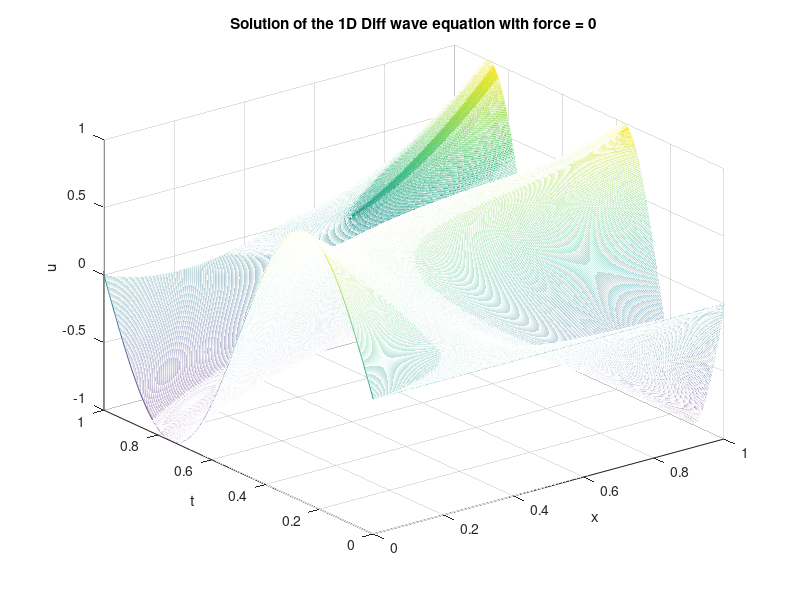
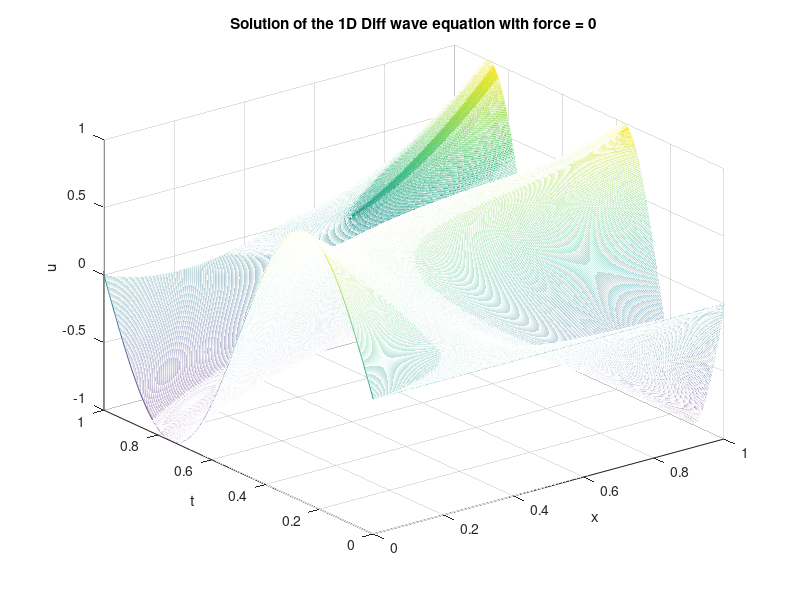
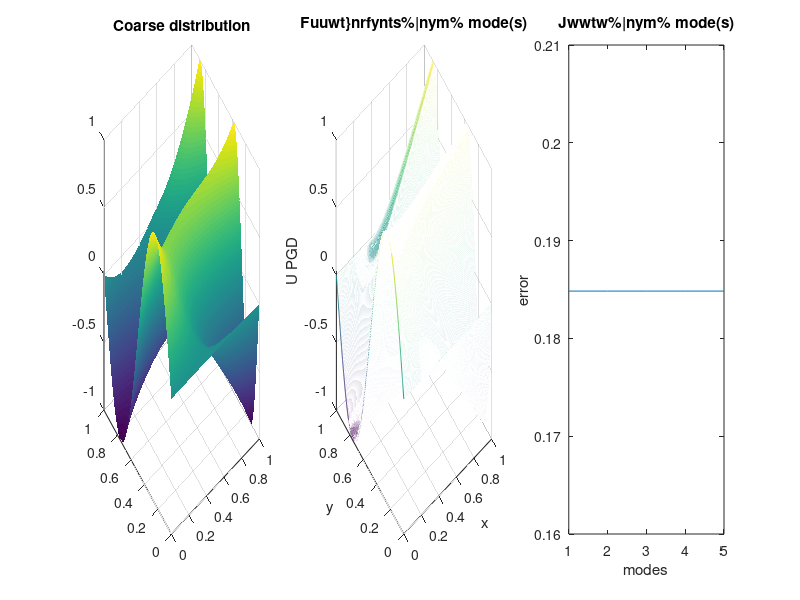
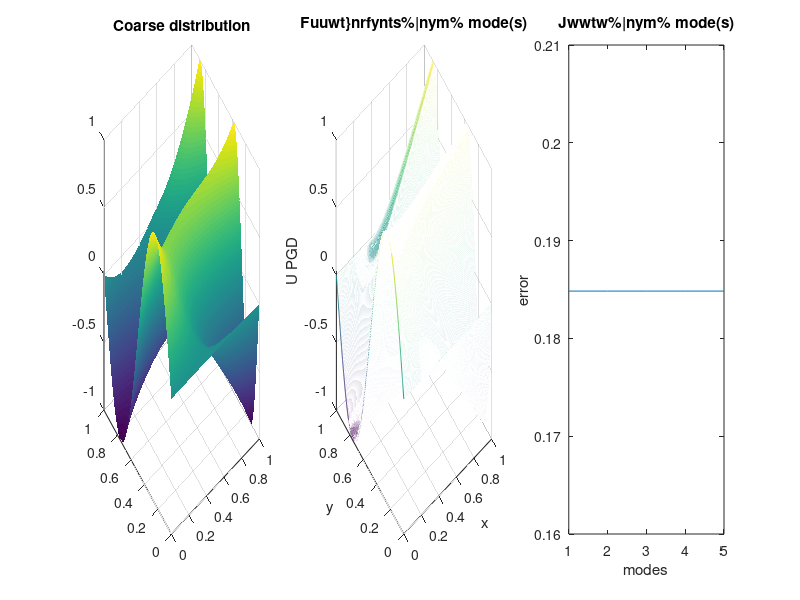

These charts were generated, in order, by the following MATLAB code:
clear; close all; clc;

%% Global parameters
E = 1;
S = 1;
if_force = 0;
alpha = 1;

%% Grid definition

L = 1.0; % length of the domain
T = 1.0; % final time
nx = 1000; % number of grid points
nt = 1000; % number of time steps

lx0 = 0.0; % left boundary
lt0 = 0.0; % initial time
xf  = linspace(0,T,nx);    % fine discretisation
xc  = linspace(0,T,nx/10); % coarse discretisation
tf  = linspace(0,T,nt);     % fine discretisation
tc  = linspace(0,T,nt/10);

dx = L/(nx-1); % grid spacing
dt = T/(nt-1); % time step

Ix = sparse(nx, nx);
It = sparse(nt, nt);

%%%%%%%%%%%%%%%%%%%%%%%%%%%%%%%%%%%%%%%%%%%%%%%%%%%%%%%%%%%%%%
%% Time steps
lx = lx0:dx:L; % grid points
lt = lt0:dt:T; % time points

%% Matrix initialization
f = sparse(nx, nt); % force matrix 
K = sparse(nx, nx); % stiffness matrix
u = sparse(nx, nt); % solution matrix

%% discrete initial condition
ud0d = sin(2*pi*lt)/T; % initial condition
udLd = -sin(4*pi*lt)/T; % boundary condition

%% discrete force
if if_force==1
    f = (1e3 * (sin(3*pi*lt)/T)' * (sin(5*pi*lx)/L))';
    [mesh_x_f,mesh_t_f] = meshgrid(tf,xf);
    [mesh_x_g,mesh_t_g] = meshgrid(tc,xc);
    %fg = 100*rand(nt/10,nx/10);
    %f = interp2(mesh_x_g,mesh_t_g,fg,mesh_x_f,mesh_t_f,'spline');
end
%%%%%%%%%%%%%%%%%%%%%%%%%%%%%%%%%%%%%%%%%%%%%%%%%%%%%%%%%%%%%%

%% Constructing the Identities for Assembly

mx = dx/6*[2 1; 1 2];
mt = dt/6*[2 1; 1 2];

for i = 1:nx-1
    Ix(i:i+1, i:i+1) = Ix(i:i+1, i:i+1) + mx;
end
for i = 1:nt-1
    It(i:i+1, i:i+1) = It(i:i+1, i:i+1) + mt;
end

%%%%%%%%%%%%%%%%%%%%%%%%%%%%%%%%%%%%%%%%%%%%%%%%%%%%%%%%%%%%%%
%% Assembly of F, K and P

M = alpha*Ix;

F = Ix * f;
ke = 1/dx*[1 -1; -1 1];

for i = 1:nx-1
    K(i:i+1, i:i+1) = K(i:i+1, i:i+1) + ke;
end

P = K + M/dt;

%%%%%%%%%%%%%%%%%%%%%%%%%%%%%%%%%%%%%%%%%%%%%%%%%%%%%%%%%%%%%%
%% Refactoring the solution matrix
u(1, :) = ud0d;
u(end, :) = udLd;
dof_b = [1, nx];
dof_u = setdiff(1:nx, dof_b);
Puu = P(dof_u, dof_u);
Pub = P(dof_u, dof_b);
Pbu = P(dof_b, dof_u);
Pbb = P(dof_b, dof_b);
Muu = M(dof_u, dof_u);


Fu = F(dof_u, :);
for i=2:nt
    u(dof_u, i) = Puu\(Fu(:, i) + Muu *u(dof_u, i-1)/dt - Pub*u(dof_b, i));
end


figure
[lx_mesh, lt_mesh] = meshgrid(lx, lt);
mesh(lx_mesh, lt_mesh, u');
xlabel('x')
ylabel('t')
zlabel('u')
title(['Solution of the 1D Diff wave equation with force = ', num2str(if_force)]);
saveas(gcf, strcat('../Final Report/assets/TP2_ref_Dif_solution_', num2str(if_force), '.png'));
saveas(gcf, strcat('assets/TP2_ref_Dif_solution_', num2str(if_force), '.png'));

%%%%%%%%%%%%%%%%%%%%%%%%%%%%%%%%%%%%%%%%%%%%%%%%%%%%%%%%%%%%%%
% Plot collectively
figure()
subplot(1,3,1)
surf(lx_mesh,lt_mesh,u')
title("Coarse distribution")
shading interp

%%%%%%%%%%%%%%%%%%%%%%%%%%%%%%%%%%%%%%%%%%%%%%%%%%%%%%%%%%%%%%
%% Reduction of the model PGD

ucl = (1-lx/L)'*ud0d + (lx/L)'*udLd;
G = F - K*ucl;

lambda = lt;
iter = 0;
W = zeros(nx, nt) + ucl;
nb_modes = 5;
error = zeros(1, nb_modes);
for i = 1:nb_modes
    er = 1;
    while er > 1e-3
        old_lambda = lambda;
        iter = iter + 1;
        intlambda = lambda * It * lambda';
        H = intlambda * K;
        J = lambda * It * G';
        Huu = H(dof_u, dof_u);
        Ju = J(dof_u);
        Lambda = zeros(nx, 1);
        Lambda(dof_u) = (Huu\Ju');
        Lambda = Lambda./ sqrt(Lambda'*K*Lambda);
        lambda = (Lambda' * G);
        er = ((lambda - old_lambda)*It*(lambda - old_lambda)')/ intlambda;
    end
    G = G - K*Lambda*lambda;
    W = W + Lambda * lambda;
    
    num = zeros(nx, 1);
    den = zeros(nx, 1);
    for j=1:nx
        num(j) = (u(j, :) - W(j, :))*It*(u(j, :) - W(j, :))';
        den(j) = (u(j, :))*It*(u(j, :))';
    end
    num = num'*Ix*num;
    den = den'*Ix*den;
    error(i) = num/den;

    subplot(1,3,2)
    mesh(lx_mesh,lt_mesh,W');
    xlabel('x')
    ylabel('y')
    zlabel('U PGD')
    shading interp
    Title = ["Approximation with "+ i " mode(s)"];
    title(Title)
    subplot(1,3,3);
    plot(error);
    xlabel('modes');
    ylabel('error');
    Title2 = ["Error with "+ i " mode(s)"];
    title(Title2)    
    pause(0.5)
end

u_red = W;
fprintf('\nNumber of iterations: %d', iter);
fprintf('\n\nFinal error: %d', er);
saveas(gcf, strcat('../Final Report/assets/TP2_red_anim_solution_', num2str(if_force), '.png'));
saveas(gcf, strcat('assets/TP2_red_anim_solution_', num2str(if_force), '.png'));

%% Cost = no.modes * n_iter * cost
figure
[lx_mesh, lt_mesh] = meshgrid(lx, lt);
mesh(lx_mesh, lt_mesh, u_red');
xlabel('x')
ylabel('t')
zlabel('u')
title(['Reduced Solution of the 1D wave equation with force = ', num2str(if_force)]);
saveas(gcf, strcat('../Final Report/assets/TP2_red_solution_', num2str(if_force), '.png'));
saveas(gcf, strcat('assets/TP2_red_solution_', num2str(if_force), '.png'));

